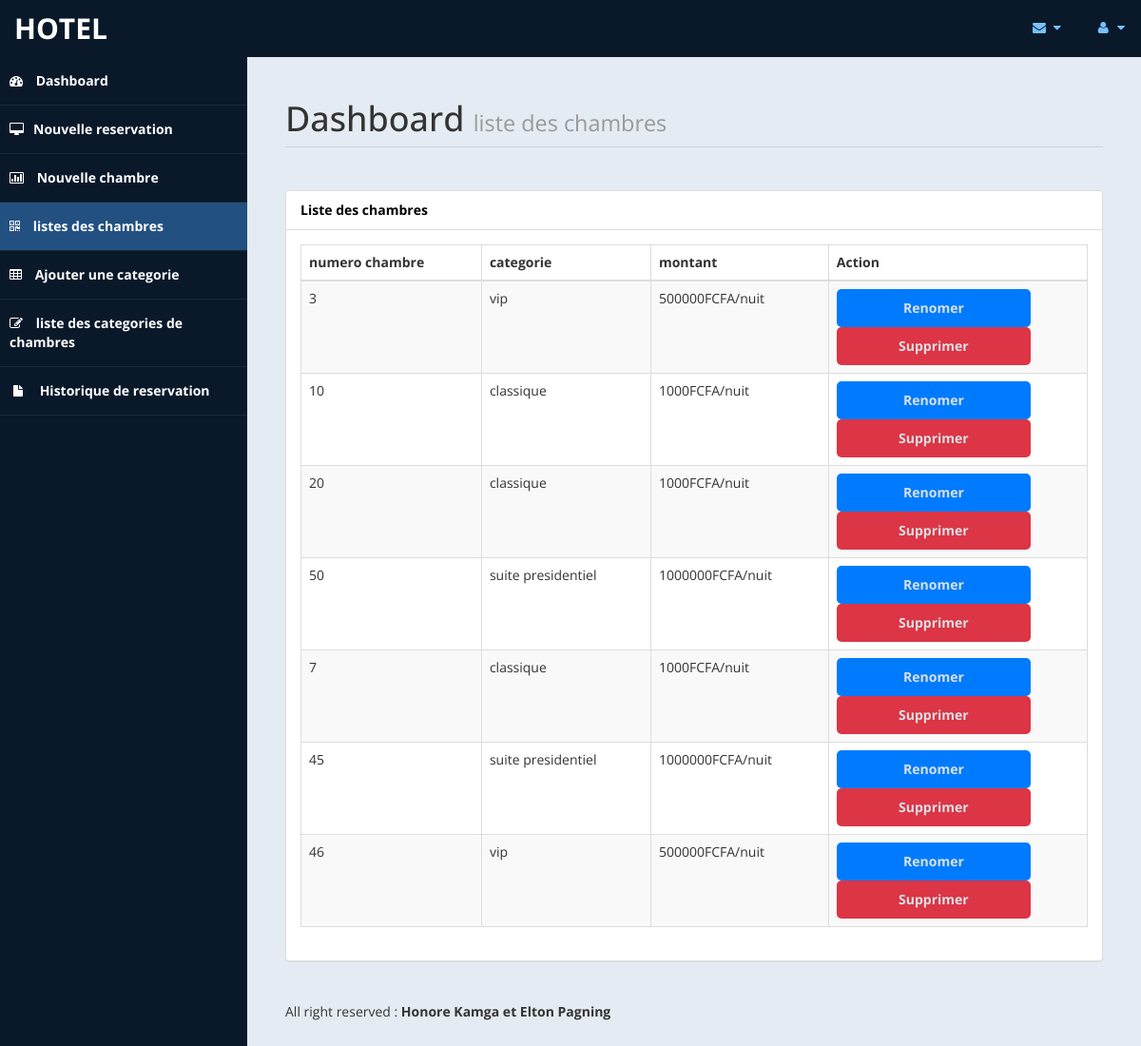
The app's page /index.php?action=listechambrepersonnel (signed in) with its own data.
### tables this page shows
CREATE TABLE `chambre` (
  `idChambre` int(11) NOT NULL,
  `numeroChambre` int(11) DEFAULT NULL,
  `imageChambre` text NOT NULL,
  `idCategorie` int(11) DEFAULT NULL,
  `idEtage` int(11) DEFAULT NULL,
  `statutChambre` int(11) NOT NULL DEFAULT 0
);

CREATE TABLE `categorie` (
  `idCategorie` int(11) NOT NULL,
  `nomCategorie` varchar(255) DEFAULT NULL,
  `montant` int(11) DEFAULT NULL,
  `nombreLit` int(11) NOT NULL,
  `nombreToillete` int(11) NOT NULL
);

### controller/chambreController.php (called while the page is built, shortened)
<?php
    class chambreController{
        public function __construct(){
            $this->db = Database::getConnexion();
        }
        public function listeChambrepersonnel(){
            $sql = $this->db->prepare("SELECT chambre.*, categorie.nomCategorie, categorie.montant ,categorie.nombreLit,
            categorie.nombreToillete FROM chambre
            JOIN categorie ON chambre.idCategorie = categorie.idCategorie");
            $sql->execute();
            $resultat = $sql->fetchAll(PDO::FETCH_ASSOC);
            return $resultat;
        }
        public function afficherChambrePersonnel(){
            $chambres = $this->listeChambrepersonnel();
            require_once 'views/listechambre.php';
        }
    }

### model/connexion.php (called while the page is built, shortened)
<?php
    class Database{
        private static $instance = null;
        private $host = 'localhost';
        private $dbname ="reservationChambre";
        private $username = "root";
        private $password = "";
        private function __construct(){
            try{
                $this->connection = new PDO("mysql:host=$this->host;dbname=$this->dbname", $this->username, $this->password);
            }catch (PDOException $e){
                echo "Connection failed: ". $e->getMessage();
            }
        }
        public static function getConnexion(){
            if(self::$instance == null){
                self::$instance = new Database();
            }
            return self::$instance->connection;
        }
    }

### views/listechambre.php (the view, shortened to what this page needs)
<?php require_once 'dashboard-include/header.php'; ?>
<?php require_once 'dashboard-include/navbar.php'; ?>
        <div id="page-wrapper">
            <div id="page-inner">
                <div class="row">
                    <div class="col-md-12">
                        <h1 class="page-header">
                            Dashboard <small>liste des chambres</small>
                        </h1>
                    </div>
                </div>
                <div class="row">
                    <div class="col-md-12 col-sm-12 col-xs-12">
                        <div class="panel panel-default">
                            <div class="panel-heading">
                                Liste des chambres
                            </div>
                            <div class="panel-body">
                                <div class="table-responsive">
                                <table class="table table-striped table-bordered table-hover">
                                        <thead>
                                            <tr>
                                                <th>numero chambre</th>
                                                <th>categorie</th>
                                                <th>montant</th>
                                                <th>Action</th>
                                            </tr>
                                        </thead>
                                        <tbody>
                                            <?php foreach($chambres as $chambre): ?>
                                            <tr>
                                                <td><?= $chambre['numeroChambre'] ?> </td>
                                                <td><?= $chambre['nomCategorie'] ?></td>
                                                <td><?= $chambre['montant'] ?>FCFA/nuit</td>
                                                <td>
                                                    <div class="button-group">
                                                        <button type="submit"><a id="btn" href="#">Renomer</a></button>
                                                        <button type="button" class="cancel"><a id="btn" href="index.php?action=suppressionChambre&id=<?= $chambre['idChambre'] ?>" onclick="return confirm('Etes vous sur de vouloir supprimer cette chambre?');">Supprimer</a></button>
                                                    </div>
                                                </td>
                                            </tr>
                                            <?php endforeach; ?>
                                        </tbody>
                                    </table>
                                </div>
                            </div>
                        </div>
                    </div>
                </div>
<?php require_once 'dashboard-include/footer.php'; ?>

### assets/css/custom-styles.css (style rules this page uses)
body { font-family: 'Open Sans', sans-serif; }
#page-wrapper { padding: 15px 15px; min-height: 600px; background:#E5EBF2; }
#page-inner { width:100%; margin:10px 20px 10px 0px; background-color:transparent; padding:10px; min-height:1200px; }
h1, .h1, h2, .h2, h3, .h3 { margin-top: 7px; margin-bottom: -5px; }
.page-header { padding-bottom: 9px; margin: 10px 0 45px; border-bottom: 1px solid #C7D1DD; }
.panel-default > .panel-heading { color: #000; background-color: #FFFFFF; border-color: #ddd; font-weight:bold; }
@media (min-width:768px) { #page-wrapper { margin: 0 0 0 260px; padding: 15px 30px; min-height: 1200px; } }

### views/dashboard-include/header.php (style rules this page uses)
button { background-color: #007BFF; color: white; border: none; padding: 10px; border-radius: 5px; cursor: pointer; width: 80%; }
button.cancel { background-color: #dc3545; }

### views/listechambre.php (style rules this page uses)
a { text-decoration: none; color:rgb(217, 224, 228); font-weight: bold; transition: color 0.3s ease; }

### records on screen
chambre: numeroChambre "3", idCategorie.nomCategorie "vip", idCategorie.montant "500000"
chambre: numeroChambre "10", idCategorie.nomCategorie "classique", idCategorie.montant "1000"
chambre: numeroChambre "20", idCategorie.nomCategorie "classique", idCategorie.montant "1000"
chambre: numeroChambre "50", idCategorie.nomCategorie "suite presidentiel", idCategorie.montant "1000000"
chambre: numeroChambre "7", idCategorie.nomCategorie "classique", idCategorie.montant "1000"
chambre: numeroChambre "45", idCategorie.nomCategorie "suite presidentiel", idCategorie.montant "1000000"
chambre: numeroChambre "46", idCategorie.nomCategorie "vip", idCategorie.montant "500000"
